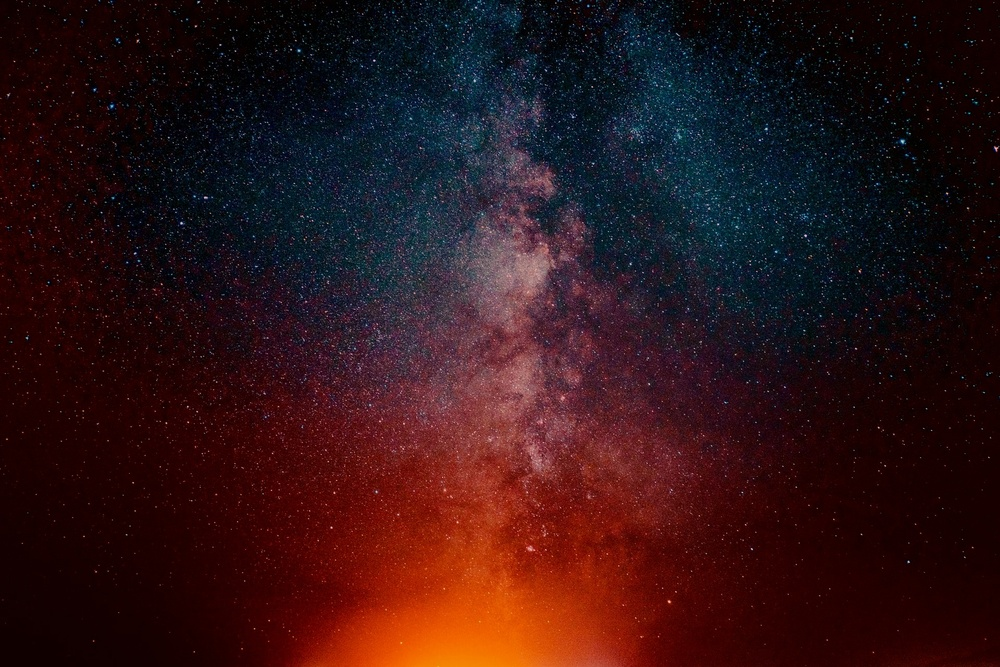
#> input picture Old/images/depolluted_image2_12_gradient.jpg, 1000 x 667 px, shrunk from 1920 x 1280 before the run, given in place of barnard_stacked_gradient.png, which was not available
$ python solution1.py
#> lines starting #> are read from the running program, lines starting #| are printed output that depends on the picture; after the words box and inside, x2 and y2 are one past the last pixel; in counts of white or black regions, pixels touching at a corner belong together; pictures that were not available may be replaced by others from this repository, and a replacement may not be noted
import cv2
import numpy as np

def create_star_mask(image_path, output_path, threshold=200):
    # Charger l'image astronomique en niveaux de gris
#> called with image_path = 'images/barnard_stacked_gradient.png', output_path = 'star_mask.png', threshold = 200
    image = cv2.imread(image_path, cv2.IMREAD_GRAYSCALE)
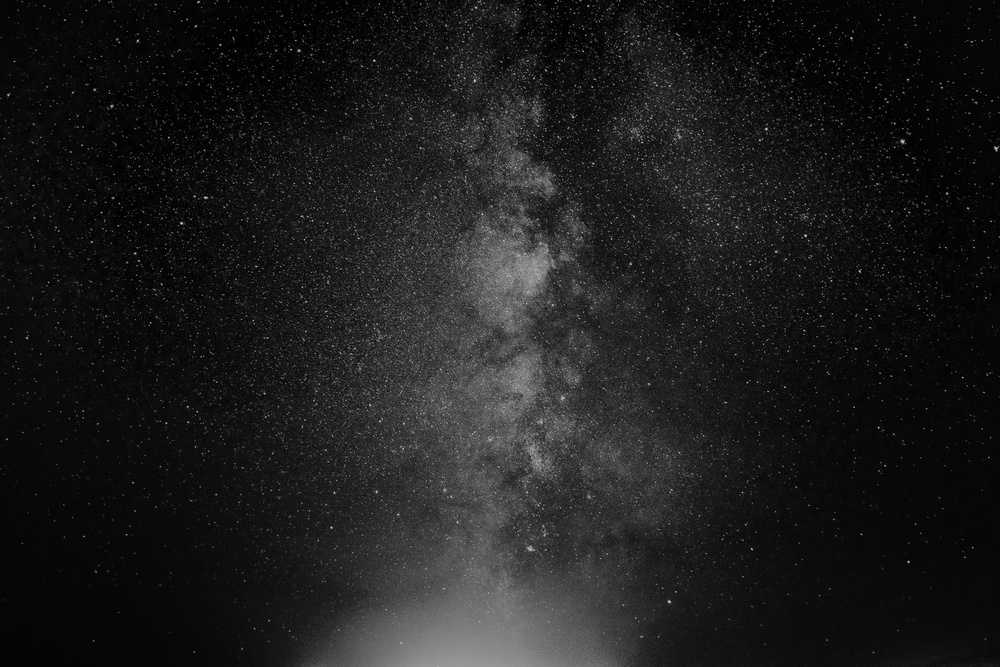
#> image: shape (667, 1000); min 0, max 217, mean 28

    if image is None:
        print("Impossible de charger l'image astronomique.")
        return

    # Appliquer un seuillage pour détecter les étoiles
    _, binary_mask = cv2.threshold(image, threshold, 255, cv2.THRESH_BINARY)
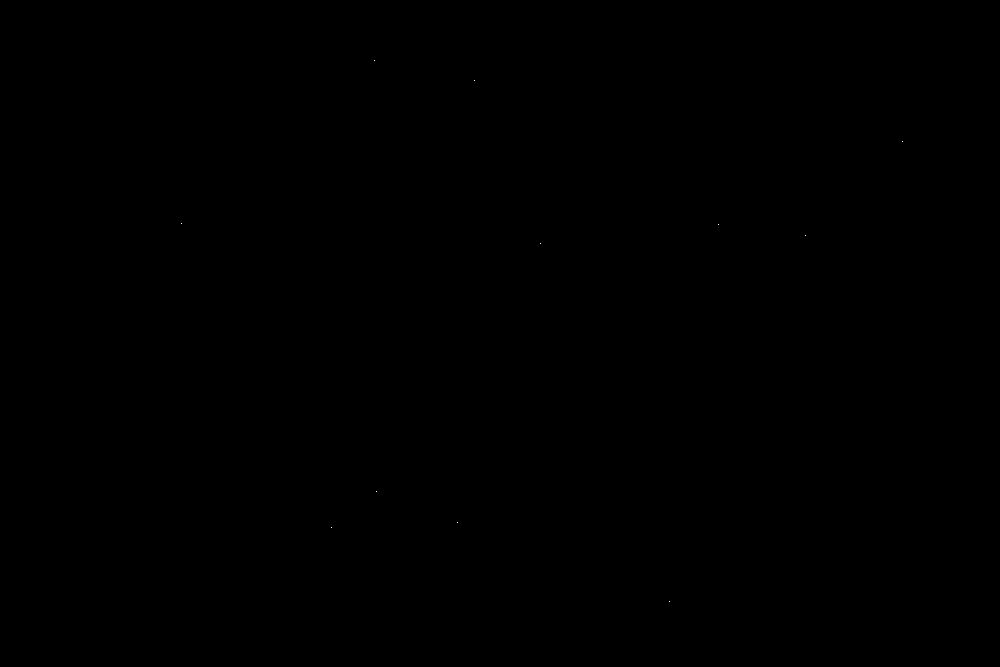
#> binary_mask: shape (667, 1000); 0% white in thin lines or dots, all inside (x1, y1, x2, y2) = (181, 60, 903, 602)

    # Inverser le masque pour que les étoiles soient en blanc
    binary_mask = cv2.bitwise_not(binary_mask)

    # Enregistrer le masque des étoiles
    cv2.imwrite(output_path, binary_mask)

    print("Masque d'étoiles créé. Masque enregistré à", output_path)

def deconvolve_image_with_stars(image_path, mask_path, output_path, kernel_size=21, iterations=10):
    # Charger l'image astronomique
#> called with image_path = 'images/barnard_stacked_gradient.png', mask_path = 'star_mask.png', output_path = 'image_sans_pollution_lumineuse.jpg', kernel_size = 21, iterations = 10
    image = cv2.imread(image_path)
#> image is the input picture: shape (667, 1000, 3); mean B, G, R 21.8, 19.4, 47.7
    mask = cv2.imread(mask_path, cv2.IMREAD_GRAYSCALE)

    if image is None or mask is None:
        print("Impossible de charger les images.")
        return

    # Créer un noyau de déconvolution (vous pouvez ajuster la taille)
    kernel = cv2.getGaussianKernel(kernel_size, 0)
    kernel = kernel * kernel.T

    # Appliquer la déconvolution uniquement aux pixels masqués
    deconvolved_image = cv2.filter2D(image, -1, kernel)

    # Dupliquer le masque pour qu'il ait la même forme que l'image en couleur
    mask = np.tile(mask[:, :, np.newaxis], (1, 1, 3))

    # Appliquer le masque aux étoiles pour les conserver
    deconvolved_image = deconvolved_image * (1 - mask / 255) + image * (mask / 255)

    # Appliquer plusieurs itérations de la déconvolution pour améliorer la qualité
    for _ in range(iterations):
        deconvolved_image = cv2.filter2D(deconvolved_image, -1, kernel)
        deconvolved_image = deconvolved_image * (1 - mask / 255) + image * (mask / 255)

    # Enregistrer l'image résultante
    cv2.imwrite(output_path, deconvolved_image)

    print("Voile de pollution lumineuse réduit. Image enregistrée à", output_path)

if __name__ == "__main__":
    input_image_path = "images/barnard_stacked_gradient.png"
    output_mask_path = "star_mask.png"  # Nom du masque d'étoiles de sortie
    threshold_value = 200  # Ajustez ce seuil en fonction de votre image

    create_star_mask(input_image_path, output_mask_path, threshold_value)

    output_image_path = "image_sans_pollution_lumineuse.jpg"

    deconvolve_image_with_stars(input_image_path, output_mask_path, output_image_path)

$ run again, on Old/images/depolluted_image_12_gradientV2.jpg
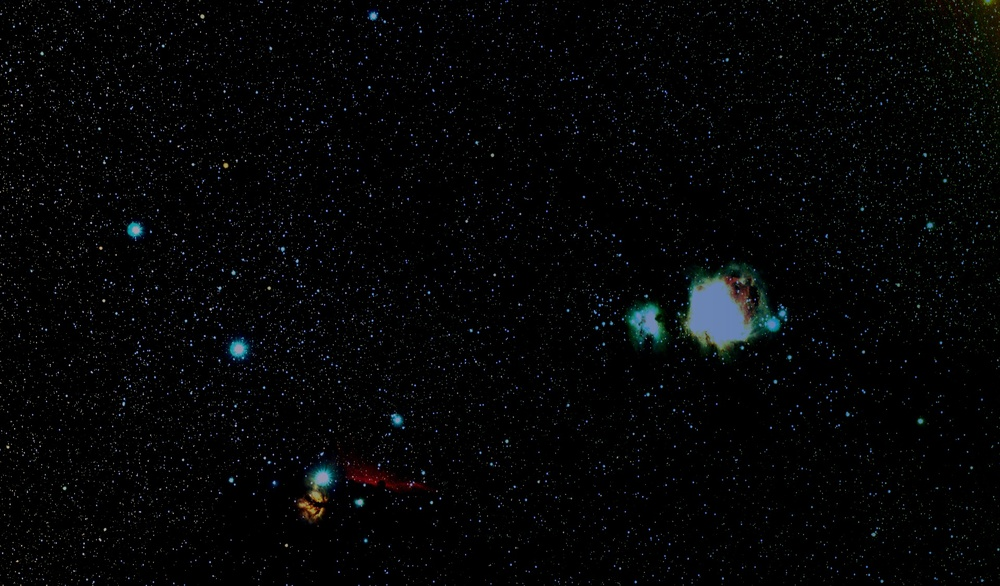
#> input picture Old/images/depolluted_image_12_gradientV2.jpg, 1000 x 586 px, shrunk from 1920 x 1125 before the run, given in place of barnard_stacked_gradient.png, which was not available
#> in deconvolve_image_with_stars, image is the input picture: shape (586, 1000, 3); mean B, G, R 6.9, 6.1, 5.2
#> in deconvolve_image_with_stars, `deconvolved_image = cv2.filter2D(image, -1, kernel)`:
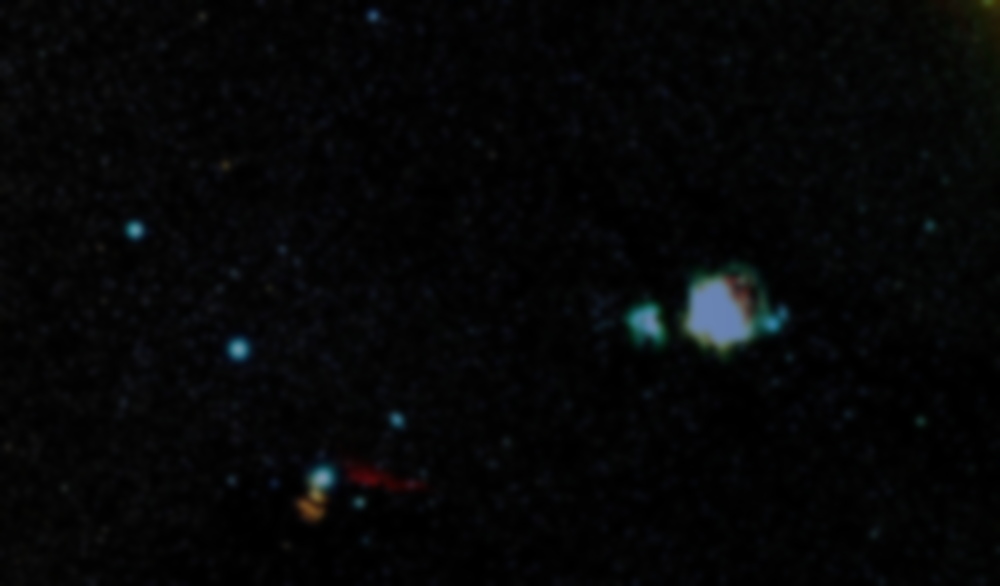
#> deconvolved_image: shape (586, 1000, 3); mean B, G, R 6.9, 6.1, 5.2
#> mask: shape (586, 1000, 3); every value is 255
